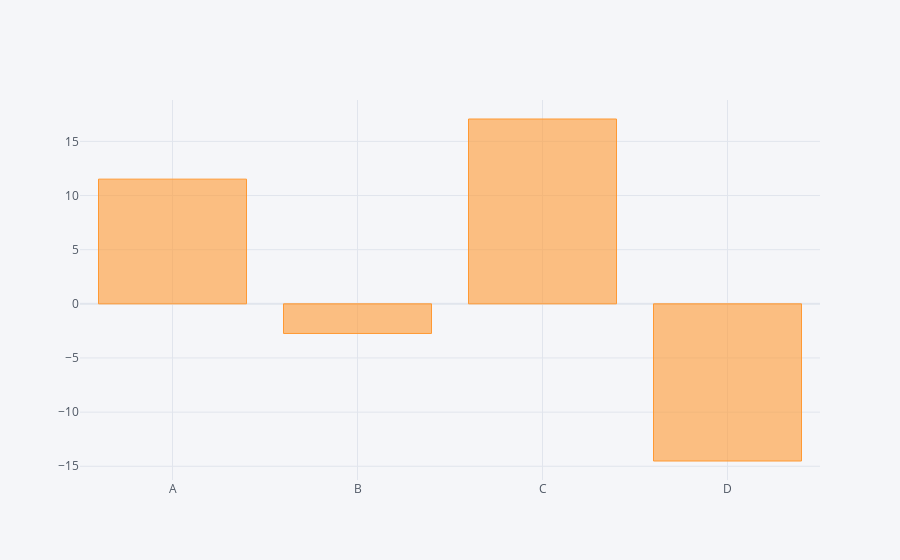

The code cell stored with this chart in its notebook:
### Code cell
df.sum().iplot(kind='bar')

### Figure 1 — Plotly figure (JSON) as saved in the notebook; plotly's stock layout.template omitted (floating-point values rounded to 4 significant figures)
{"data": [{"marker": {"color": "rgba(255, 153, 51, 0.6)", "line": {"color": "rgba(255, 153, 51, 1.0)", "width": 1}}, "name": "None", "orientation": "v", "text": "", "type": "bar", "x": ["A", "B", "C", "D"], "y": [11.52, -2.736, 17.07, -14.51]}], "layout": {"legend": {"bgcolor": "#F5F6F9", "font": {"color": "#4D5663"}}, "paper_bgcolor": "#F5F6F9", "plot_bgcolor": "#F5F6F9", "title": {"font": {"color": "#4D5663"}}, "xaxis": {"gridcolor": "#E1E5ED", "showgrid": true, "tickfont": {"color": "#4D5663"}, "title": {"font": {"color": "#4D5663"}, "text": ""}, "zerolinecolor": "#E1E5ED"}, "yaxis": {"gridcolor": "#E1E5ED", "showgrid": true, "tickfont": {"color": "#4D5663"}, "title": {"font": {"color": "#4D5663"}, "text": ""}, "zerolinecolor": "#E1E5ED"}}}
